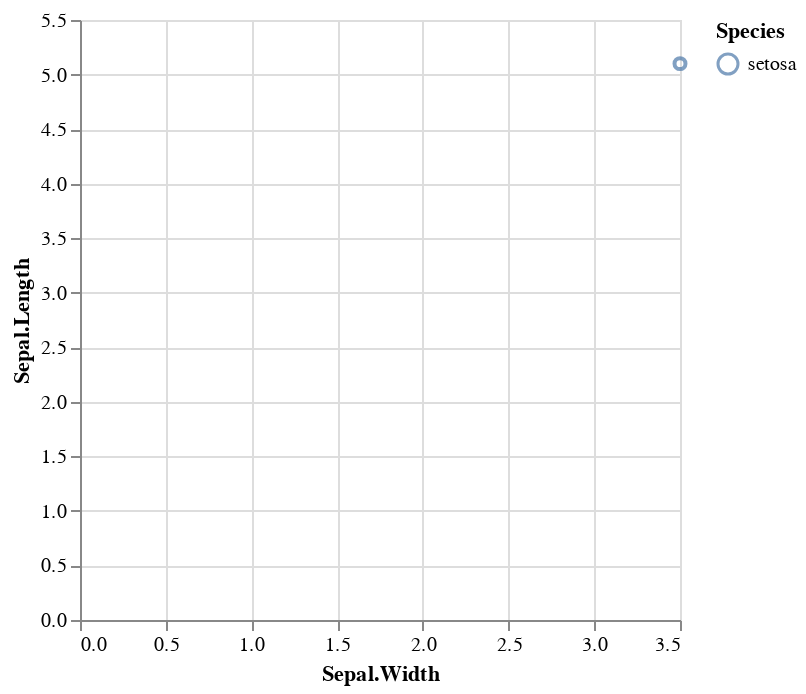

Describe this chart as a Vega-Lite specification.
### Vega-Lite specification from a JSON file in a GitHub repository (floating-point values rounded to 4 significant figures)
{"$schema": "https://vega.github.io/schema/vega-lite/v3.json", "datasets": {"data-00": [{"Sepal.Length": 5.1, "Sepal.Width": 3.5, "Petal.Length": 1.4, "Petal.Width": 0.2, "Species": "setosa"}]}, "layer": [{"data": {"name": "data-00"}, "mark": "point", "encoding": {"x": {"field": "Sepal\\.Width", "type": "quantitative", "title": "Sepal.Width"}, "y": {"field": "Sepal\\.Length", "type": "quantitative", "title": "Sepal.Length"}, "stroke": {"field": "Species", "type": "nominal", "title": "Species"}}}]}
